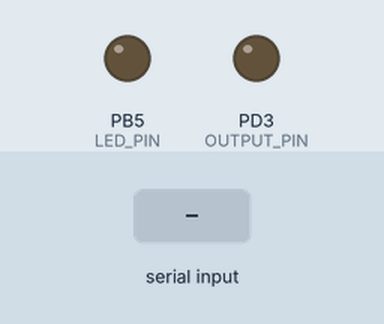
Recording of a program running on a simulated ATmega328P, built with avr-gcc and emulated at 16 MHz. On the bench: output pins drawn as LEDs (lit = HIGH). Dashed ring = blinking. The inputs (shaded band) are chosen by the test bench.

Above: at 1.2 s.
1.3 s: "t90\n" received over Serial
At 1.7 s:
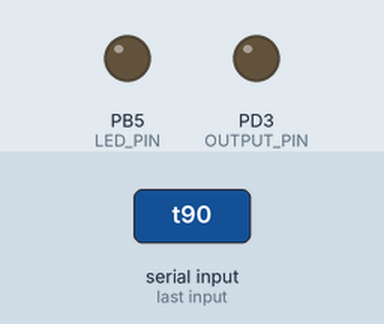
2.9 s: byte 10 ('\n') received over Serial
At 3.07 s:
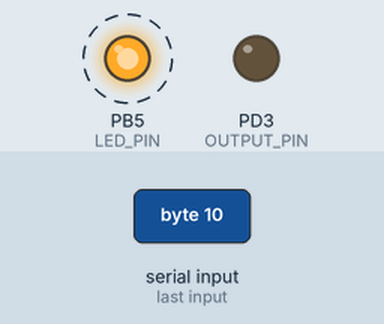
Timing chart, 0 to 5.9 s (numbered marks = the images above; inputs shaded):
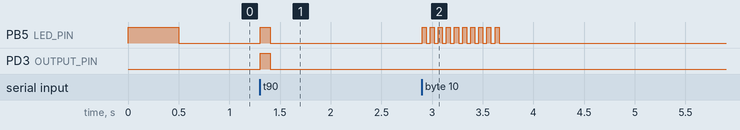

The program:

main.c
```c
#include <avr/io.h>
#include <avr/interrupt.h>
#include <util/delay.h>
#include <stdlib.h>

#define LED_PIN     PB5
#define OUTPUT_PIN  PD3
#define PRESCALER_VALUE 1024
#define MAX_16BIT   65535

//volatile uint8_t pulse_requested = 0;
typedef struct{
    volatile uint8_t mode;
    volatile uint32_t duration;
    volatile uint32_t period;
    volatile uint16_t pulse_counter;
    volatile uint8_t required_pulses;
    volatile uint16_t required_overflows;
    volatile uint8_t pending;
    volatile uint8_t running;
    volatile uint8_t in_pulse;
} pulse_config;

volatile pulse_config cfg = {
    .mode = 0,
    .duration = 100,
    .period = 1000,
    .pulse_counter = 0,
    .required_pulses = 3,
    .required_overflows = 0,
    .pending = 0,
    .running = 0,
    .in_pulse = 0,
};

volatile char serial_buffer[15];
volatile uint8_t serial_index = 0;

void setup_timer1(void) {
    // Normal port operation
    TCCR1A = 0;

    // CTC mode (Resets on OCR1A match)
    TCCR1B = (1 << WGM12);

    // Enables compare match and overflow interrupts
    TIMSK1 = (1 << OCIE1A); // | (1 << TOIE1);
}

void setup_serial(){
    // 9600 baud rate at 16 MHz
    UBRR0 = 103;

    UCSR0B = (1 << RXEN0) | (1 << RXCIE0);
    //UCSR0C = (1 << UCSZ01) | (1 << UCSZ00); // 8-bit data
}

void start_pulse(){
    PORTD |= (1 << OUTPUT_PIN);
    PORTB |= (1 << LED_PIN);

    // Compute the number of ticks needed
    uint32_t total_ticks = (F_CPU/1000)*cfg.duration/PRESCALER_VALUE; // - 1;
    cfg.required_overflows = total_ticks/(MAX_16BIT + 1);
    uint16_t remaining_ticks = total_ticks % (MAX_16BIT + 1);

    // Reset timer
    TCNT1 = 0;

    // Set the Timer1 match value of the first segment
    //OCR1A = ticks > MAX_16BIT ? MAX_16BIT : ticks;
    OCR1A = remaining_ticks > 0 ? remaining_ticks - 1 : MAX_16BIT;

    // Restart Timer1
    TCCR1B |=  (1 << CS12) | (1 << CS10);

    // Until a new interrupt occurs, we are in a positive part of the pulse
    cfg.in_pulse = 1;
}

void end_pulse(void){
    // End pulse
    PORTD &= ~(1 << OUTPUT_PIN);
    PORTB &= ~(1 << LED_PIN);

    // Stop timer
    TCCR1B &= ~((1 << CS12) | (1 << CS10));

    // Until a new interrupt occurs, we are outside the positive part of the pulse
    cfg.in_pulse = 0;
}

void start_offtime(void){
    // Compute the number of ticks needed
    uint32_t off_time = cfg.period - cfg.duration;
    uint32_t total_ticks = (F_CPU/1000)*off_time/PRESCALER_VALUE; // - 1;
    cfg.required_overflows = total_ticks/(MAX_16BIT + 1);
    uint16_t remaining_ticks = total_ticks % (MAX_16BIT + 1);

    // Reset Timer1
    TCNT1 = 0;

    // Set Timer1
    //OCR1A = ticks > MAX_16BIT ? MAX_16BIT : ticks;
    OCR1A = remaining_ticks > 0 ? remaining_ticks - 1 : MAX_16BIT;

    // Restart Timer1
    TCCR1B |=  (1 << CS12) | (1 << CS10);
}

void wait_overflow(void){
    // Reset Timer1
    TCNT1 = 0;

    // Set Timer1
    OCR1A = MAX_16BIT;

    // Restart Timer1
    TCCR1B |=  (1 << CS12) | (1 << CS10);
}

void end_offtime(void){
    // Stop timer
    TCCR1B &= ~((1 << CS12) | (1 << CS10));

    // Increment pulse counter
    cfg.pulse_counter++;
}


ISR(TIMER1_COMPA_vect){
    if (cfg.in_pulse){
        if (cfg.required_overflows == 0){
            // Do stuff related to ending a pulse
            end_pulse();

            // Prepare next off time
            start_offtime();
        }else{
            // Decrement the number of required overflows
            cfg.required_overflows--;

            // Wait an overflow
            wait_overflow();
        }
    }else{
        if (cfg.required_overflows == 0){
            // Do stuff related to ending an off time
            end_offtime();

            // Prepare next pulse
            if ((cfg.pulse_counter < cfg.required_pulses && cfg.mode == 1) || (cfg.mode == 2)){
                start_pulse();
                cfg.running = 1;

            // It was the last off time. End it
            }else{
                // Stop timer
                //TCCR1B &= ~((1 << CS12) | (1 << CS10));

                cfg.running = 0;
                cfg.pulse_counter = 0;
            }
        }else{
            // Decrement the number of required overflows
            cfg.required_overflows--;

            // Wait an overflow
            wait_overflow();
        }
    }
}

ISR(USART_RX_vect){
    /*// Prevent buffer overflow
    if (serial_index >= 15){
        serial_index = 0;
        return;
    }*/

    char data = UDR0;

    // Process on end of command packet
    if (data == '\n'){
        process_command();
        serial_index = 0;
        for (uint8_t i = 0; i<15; i++){
            serial_buffer[i] = 0;
        }
    // Fill the command buffer
    }else if(serial_index < 15){
        serial_buffer[serial_index++] = data;
    }
}

void process_command(){
    char cmd = serial_buffer[0];

    switch(cmd){
        // mode (0=Single, 1=Multi, 2=Continuous
        case 'm':
            cfg.mode = serial_buffer[1] - '0';
            break;

        // duration (in ms)
        case 'd':
            cfg.duration = atoi(&serial_buffer[1]);
            break;

        // period (in ms)
        case 'p':
            cfg.period = atoi(&serial_buffer[1]);

            // This is not optimal, since one can decide to change the period first
            // and then change the duration
            //if(cfg.period < cfg.duration){
            //    cfg.period = cfg.duration;
            //}
            break;

        // required_pulses
        case 'c':
            cfg.required_pulses = atoi(&serial_buffer[1]);
            break;

        // trigger
        case 't':
            if (!cfg.running){
                cfg.pending = 1;
            }
            break;

        // stop
        case 's':
            cfg.running = 0;

            // Stop timer
            TCCR1B &= ~((1 << CS12) | (1 << CS10));

            // Turn off output and LED pins
            PORTD &= ~(1 << OUTPUT_PIN);
            PORTB &= ~(1 << LED_PIN);
            break;

        // invalid command
        default:
            for(uint8_t i=0; i<20; i++) {
                PORTB ^= (1 << LED_PIN);
                _delay_ms(40);
            }
            break;
    }
}

int main() {
    // Configure output and LED pins as Output
    DDRB |= (1 << LED_PIN);
    DDRD |= (1 << OUTPUT_PIN);

    // Signal initialization
    PORTB |= (1 << LED_PIN);

    setup_timer1();
    setup_serial();
    sei();

    // Signal that initialization is done
    _delay_ms(500);
    PORTB &= ~(1 << LED_PIN);

    while (1){
        if (cfg.pending && !cfg.running){
            cfg.pending = 0;
            start_pulse();
        }
        //_delay_ms(1);
    }
}
```

Measured:
- after the input at 1.3 s, PB5 (LED_PIN), PD3 (OUTPUT_PIN): LOW → HIGH at once, → LOW 0.10 s later
- after the input at 2.9 s, PB5 (LED_PIN): alternates HIGH for 0.04 s and LOW for 0.04 s, 20 changes in all, then stays LOW, starting at once
